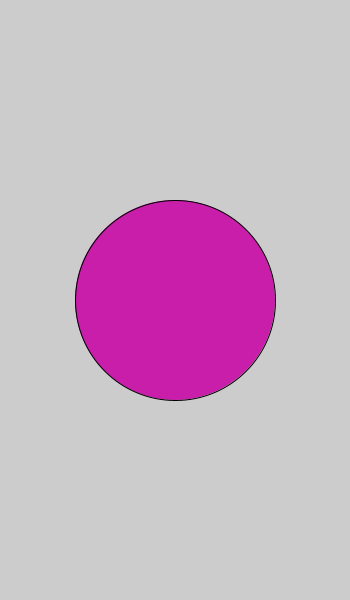
Frame 1 (no input)
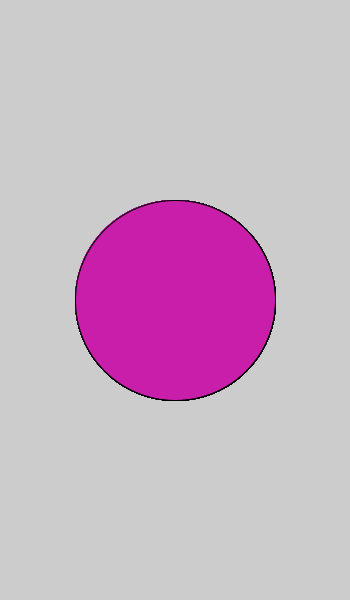
Frame 60 (the mouse pressed at the canvas centre just before this capture)
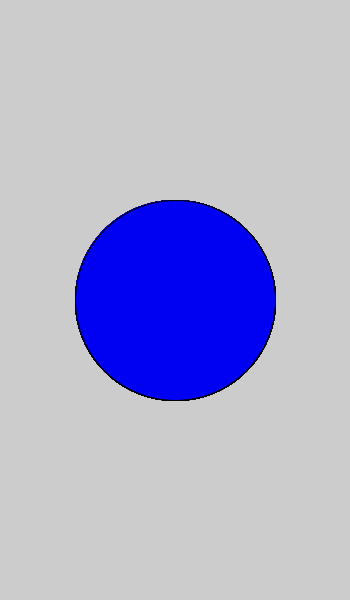
Frame 120 (the mouse held since frame 60 and released just before this capture)

The Processing sketch that drew these frames (run headless with seeded random() and noise(); from frame 60 on, the mouse is pressed at the canvas centre):

// Processing sketch: processing_90203
// ── processing_90203.pde

//changing the color of a circle when the mouse is on it 


float circleX;
float circleY;

void setup() {
  size(350, 600);
  circleX=width/2;
  circleY=height/2;
 
}

void draw (){
  println(dist(circleX, circleY, mouseX, mouseY) + "radius:" +100);
  //rollover state 
  if(dist(circleX, circleY, mouseX, mouseY) < 100){
    if (mousePressed == true){
      fill(0, 0, 242);
    fill(0, 0, 242);
  } else {
  fill(40, 160, 20);
   }
  }
  else{
    fill(200, 30, 169);
  }
  ellipse(circleX, circleY, 200, 200);
}
